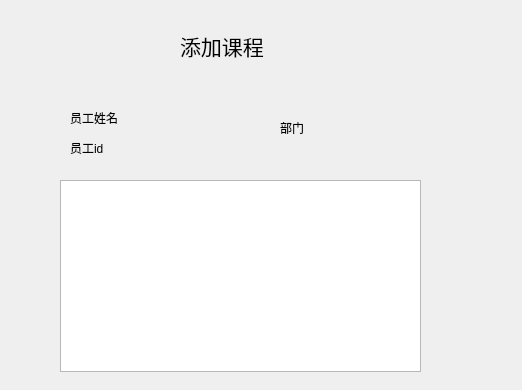
<?xml version="1.0" encoding="UTF-8"?>
<ui version="4.0">
 <class>Dialog</class>
 <widget class="QDialog" name="Dialog">
  <property name="geometry">
   <rect>
    <x>0</x>
    <y>0</y>
    <width>522</width>
    <height>390</height>
   </rect>
  </property>
  <property name="windowTitle">
   <string>Dialog</string>
  </property>
  <widget class="QLabel" name="label">
   <property name="geometry">
    <rect>
     <x>70</x>
     <y>110</y>
     <width>72</width>
     <height>15</height>
    </rect>
   </property>
   <property name="text">
    <string>员工姓名</string>
   </property>
  </widget>
  <widget class="QLabel" name="label_2">
   <property name="geometry">
    <rect>
     <x>160</x>
     <y>110</y>
     <width>72</width>
     <height>15</height>
    </rect>
   </property>
   <property name="text">
    <string/>
   </property>
  </widget>
  <widget class="QLabel" name="label_3">
   <property name="geometry">
    <rect>
     <x>70</x>
     <y>140</y>
     <width>72</width>
     <height>15</height>
    </rect>
   </property>
   <property name="text">
    <string>员工id</string>
   </property>
  </widget>
  <widget class="QLabel" name="staff_id">
   <property name="geometry">
    <rect>
     <x>140</x>
     <y>140</y>
     <width>72</width>
     <height>15</height>
    </rect>
   </property>
   <property name="text">
    <string/>
   </property>
  </widget>
  <widget class="QLabel" name="label_4">
   <property name="geometry">
    <rect>
     <x>280</x>
     <y>120</y>
     <width>72</width>
     <height>15</height>
    </rect>
   </property>
   <property name="text">
    <string>部门</string>
   </property>
  </widget>
  <widget class="QLabel" name="label_5">
   <property name="geometry">
    <rect>
     <x>340</x>
     <y>20</y>
     <width>72</width>
     <height>15</height>
    </rect>
   </property>
   <property name="text">
    <string/>
   </property>
  </widget>
  <widget class="QTableView" name="tableView">
   <property name="geometry">
    <rect>
     <x>60</x>
     <y>180</y>
     <width>361</width>
     <height>192</height>
    </rect>
   </property>
  </widget>
  <widget class="QLabel" name="label_6">
   <property name="geometry">
    <rect>
     <x>180</x>
     <y>10</y>
     <width>111</width>
     <height>71</height>
    </rect>
   </property>
   <property name="font">
    <font>
     <pointsize>16</pointsize>
    </font>
   </property>
   <property name="text">
    <string>添加课程</string>
   </property>
  </widget>
 </widget>
 <resources/>
 <connections/>
</ui>
